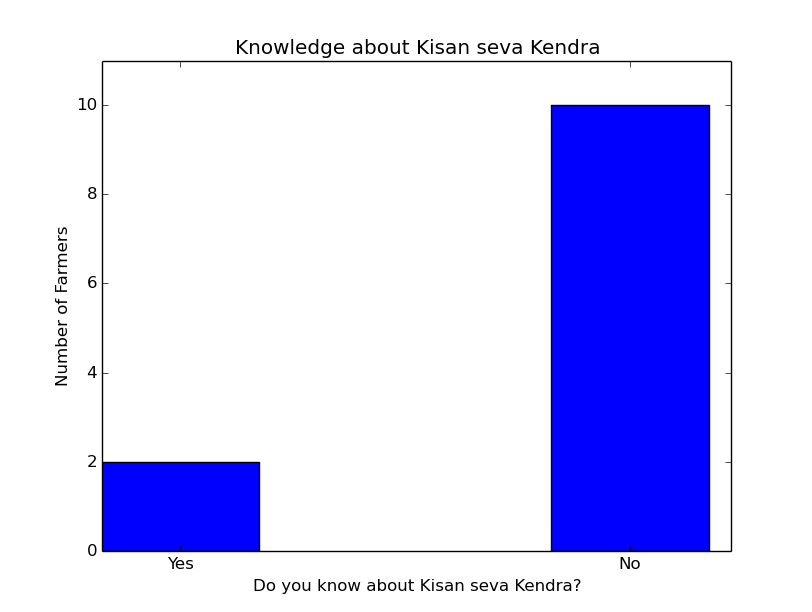

Source code (Python):
import numpy as np
import matplotlib.pyplot as plt

#Graph 1

y = [2,10]
N = len(y)
x = range(N)
#width = 1/1.5
width = 0.35       # the width of the bars: can also be len(x) sequence
plt.bar(x, y, width, color="blue")

plt.xlabel('Do you know about Kisan seva Kendra?')
plt.ylabel('Number of Farmers')
plt.title('Knowledge about Kisan seva Kendra')

plt.ylim([0,11])

ind = np.arange(N)    # the x locations for the groups

plt.xticks(ind+width/2., ('Yes','No') )
    
plt.show()
